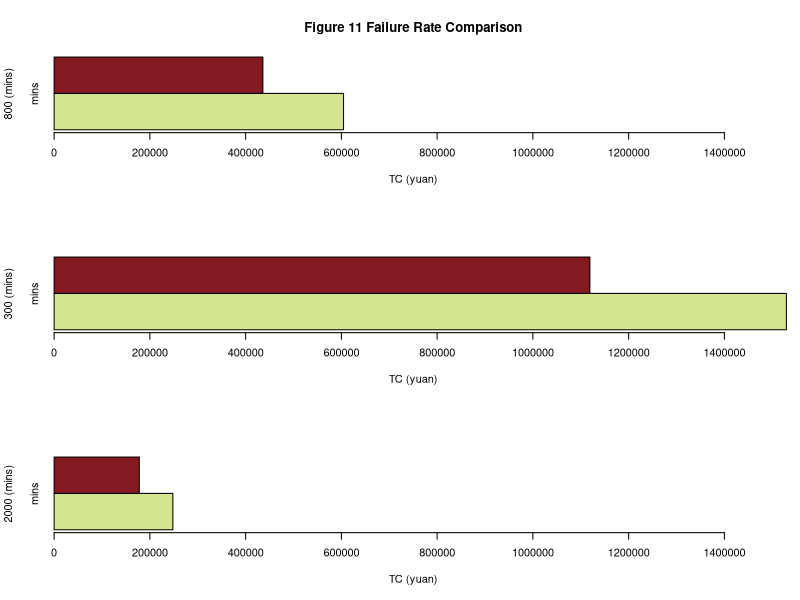

The R source for this figure:
#车辆在不同载重限制下，对运输结果的影响。
par(mfrow = c(3,1))

#1图
draw_data <- as.matrix(data.frame(mins=c(604507.0975,436006.7708)))
#rownames <- c("800","300","200")



#categories <- ("Suburbs","Urban") 
colors <- c("#D5E490","#831A21")

a <- barplot(draw_data,main="Figure 11 Failure Rate Comparison",xlab="TC (yuan)",ylab="800 (mins)",xlim=c(0,15e+05),col=colors,horiz = TRUE,beside= TRUE)

par(bg="#F2EBE5")

#legend("topright",
 #      legend = c("Suburbs","Downtown"),
  #     fill = c("#D5E490","#831A21"),
   #    bty="n",
    #   cex=1)

#2图

draw_data <- as.matrix(data.frame(mins=c(1529508.026,1119007.713)))
#rownames <- c("800","300","200")



#categories <- ("Suburbs","Urban") 
colors <- c("#D5E490","#831A21")

b <- barplot(draw_data,xlab="TC (yuan)",ylab="300 (mins)",xlim=c(0,15e+05),col=colors,horiz = TRUE,beside= TRUE)

#3图

draw_data <- as.matrix(data.frame(mins=c(248006.2066,178005.8749)))
#rownames <- c("800","300","200")



#categories <- ("Suburbs","Urban") 
colors <- c("#D5E490","#831A21")

c <- barplot(draw_data,xlab="TC (yuan)",ylab="2000 (mins)",xlim=c(0,15e+05),col=colors,horiz = TRUE,beside= TRUE)
